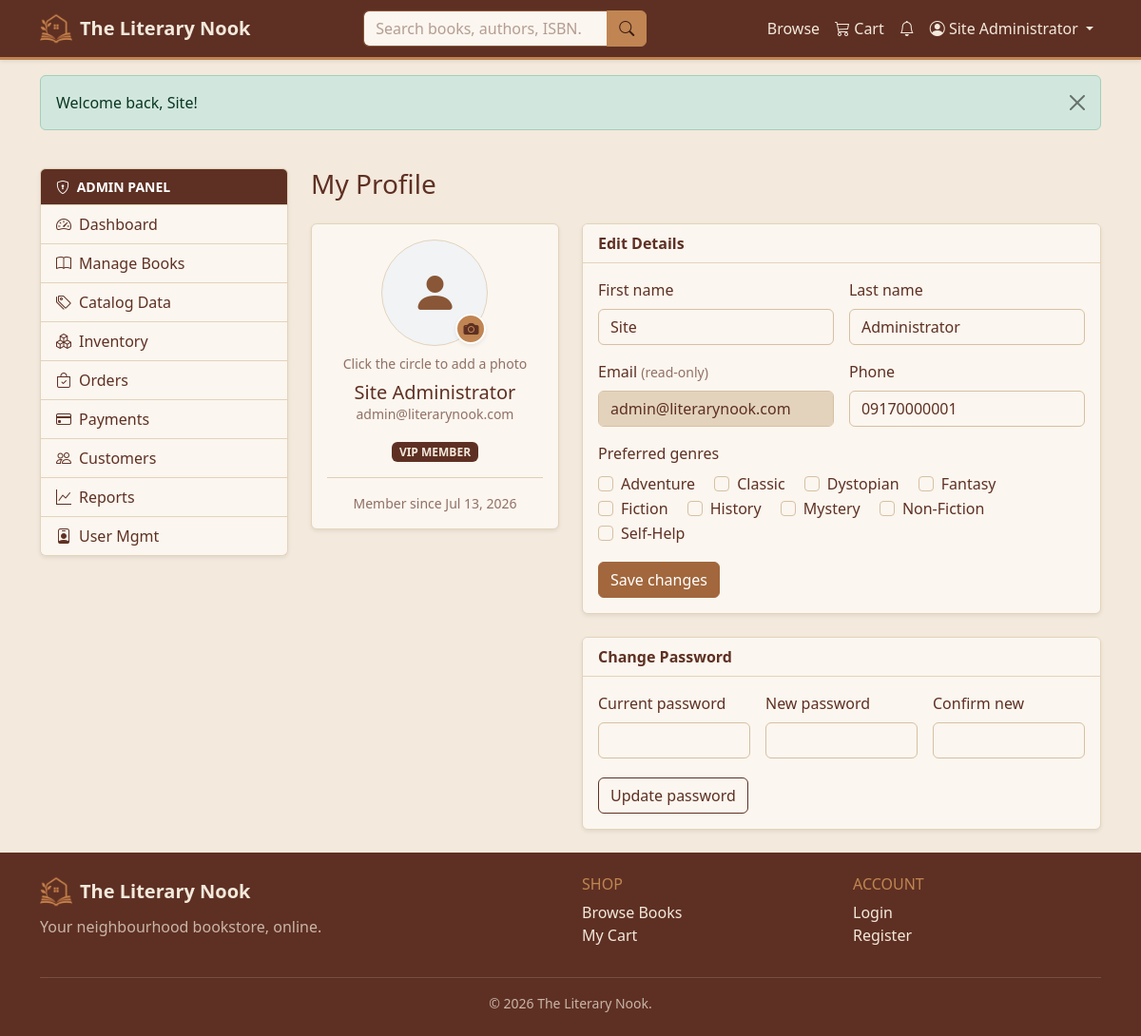
/customer/profile.php (signed in), run on the app's committed database.
### tables this page shows
CREATE TABLE users (
    user_id            INT UNSIGNED     NOT NULL AUTO_INCREMENT,
    first_name         VARCHAR(50)      NOT NULL,
    last_name          VARCHAR(50)      NOT NULL,
    email              VARCHAR(120)     NOT NULL,
    password_hash      VARCHAR(255)     NOT NULL,       
    phone              VARCHAR(20)      DEFAULT NULL,
    avatar             VARCHAR(255)     DEFAULT NULL,   
    role               ENUM('customer','admin') NOT NULL DEFAULT 'customer',
    membership_status  ENUM('regular','silver','gold','vip') NOT NULL DEFAULT 'regular',
    is_active          TINYINT(1)       NOT NULL DEFAULT 1,
    created_at         TIMESTAMP        NOT NULL DEFAULT CURRENT_TIMESTAMP,
    updated_at         TIMESTAMP        NOT NULL DEFAULT CURRENT_TIMESTAMP
                                        ON UPDATE CURRENT_TIMESTAMP,
    PRIMARY KEY (user_id),
    UNIQUE KEY uq_users_email (email),
    KEY idx_users_role (role)
);

CREATE TABLE genres (
    genre_id INT UNSIGNED NOT NULL AUTO_INCREMENT,
    name     VARCHAR(60)  NOT NULL,
    PRIMARY KEY (genre_id),
    UNIQUE KEY uq_genre_name (name)
);

### config/database.php (called while the page is built, shortened)
<?php
try {
    $conn = mysqli_connect(DB_HOST, DB_USER, DB_PASS, DB_NAME);
    mysqli_set_charset($conn, 'utf8mb4');
} catch (mysqli_sql_exception $e) {
    error_log('Database connection failed: ' . $e->getMessage());
    http_response_code(503);
    echo '<div style="font-family:system-ui,sans-serif;max-width:640px;margin:3rem auto;'
       . 'padding:1.5rem;border:1px solid #e3d3bc;border-radius:.75rem">'
       . '<h3 style="color:#a8412f;margin-top:0">Service temporarily unavailable</h3>'
       . '<p>The site cannot reach its database right now. Please try again shortly.</p>'
       . '</div>';
    exit;
}
function db_types(array $params): string
{
    $types = '';
    foreach ($params as $p) {
        if (is_int($p))        $types .= 'i';
        elseif (is_float($p))  $types .= 'd';
        else                   $types .= 's';
    }
    return $types;
}
function db_run(string $sql, array $params = [], string $types = '')
{
    global $conn;
    $stmt = mysqli_prepare($conn, $sql);
    if ($params) {
        if ($types === '') $types = db_types($params);
        mysqli_stmt_bind_param($stmt, $types, ...$params);
    }
    mysqli_stmt_execute($stmt);
    return $stmt;
}
function db_all(string $sql, array $params = [], string $types = ''): array
{
    $stmt = db_run($sql, $params, $types);
    $res  = mysqli_stmt_get_result($stmt);
    $rows = mysqli_fetch_all($res, MYSQLI_ASSOC);
    return $rows;
}
function db_one(string $sql, array $params = [], string $types = ''): ?array
{
    $stmt = db_run($sql, $params, $types);
    $res  = mysqli_stmt_get_result($stmt);
    $row  = mysqli_fetch_assoc($res);
    return $row ?: null;
}

### functions/functions.php (called while the page is built, shortened)
<?php
function e($value): string
{
    return htmlspecialchars((string) $value, ENT_QUOTES, 'UTF-8');
}
function avatar_url(?string $filename): ?string
{
    if (!$filename || !file_exists(UPLOAD_PATH . '/' . $filename)) {
        return null;
    }
    return UPLOAD_URL . rawurlencode($filename);
}
function nice_date($datetime): string
{
    return date('M d, Y', strtotime($datetime));
}

### customer/profile.php (the view, shortened to what this page needs)
<?php
$uid = (int) $_SESSION['user_id'];
$me = db_one('SELECT * FROM users WHERE user_id = ?', [$uid]);
$allGenres = db_all('SELECT genre_id, name FROM genres ORDER BY name');
$myGenreIds = array_column(
    db_all('SELECT genre_id FROM user_preferred_genres WHERE user_id = ?', [$uid]), 'genre_id');
$myGenreIds = array_map('intval', $myGenreIds);
include INCLUDES_PATH . '/header.php';
include INCLUDES_PATH . '/dash_open.php';
?>
<div class="row g-4">
  <div class="col-lg-4">
    <div class="card shadow-sm text-center">
      <div class="card-body">
        <?php $avatar = avatar_url($me['avatar']); ?>
        <form method="post" enctype="multipart/form-data" id="avatarForm">
          <label for="avatarInput" class="avatar-picker" role="button" tabindex="0"
                 title="<?= $avatar ? 'Change your profile picture' : 'Add a profile picture' ?>">
            <?php if ($avatar): ?>
              <img src="<?= e($avatar) ?>" alt="Profile picture of <?= e($me['first_name']) ?>"
                   class="rounded-circle border avatar-img">
            <?php else: ?>
              <span class="avatar-img avatar-empty rounded-circle border d-flex align-items-center justify-content-center">
                <i class="bi bi-person-fill text-secondary"></i>
              </span>
            <?php endif; ?>
            <span class="avatar-badge rounded-circle bg-warning text-dark shadow-sm
                         d-flex align-items-center justify-content-center">
              <i class="bi bi-camera-fill"></i>
            </span>
          </label>
        </form>
        <p class="text-muted small mt-2 mb-0">
          <?= $avatar ? 'Click your picture to change it' : 'Click the circle to add a photo' ?>
        </p>
        <h5 class="mt-2 mb-0"><?= e($me['first_name'] . ' ' . $me['last_name']) ?></h5>
        <p class="text-muted small"><?= e($me['email']) ?></p>
        <span class="badge text-bg-dark text-uppercase"><?= e($me['membership_status']) ?> member</span>
        <hr>
        <p class="small text-muted mb-0">Member since <?= nice_date($me['created_at']) ?></p>
      </div>
    </div>
  </div>
  <div class="col-lg-8">
    <div class="card shadow-sm mb-4">
      <div class="card-header bg-white fw-semibold">Edit Details</div>
      <div class="card-body">
        <form method="post" class="needs-validation" novalidate>
          <div class="row g-3">
            <div class="col-md-6">
              <label class="form-label">First name</label>
              <input type="text" name="first_name" class="form-control" value="<?= e($me['first_name']) ?>"
                     required maxlength="50" pattern="<?= e(RE_NAME) ?>">
            </div>
            <div class="col-md-6">
              <label class="form-label">Last name</label>
              <input type="text" name="last_name" class="form-control" value="<?= e($me['last_name']) ?>"
                     required maxlength="50" pattern="<?= e(RE_NAME) ?>">
            </div>
            <div class="col-md-6">
              <label class="form-label">Email <span class="text-muted small">(read-only)</span></label>
              <input type="email" class="form-control" value="<?= e($me['email']) ?>" disabled>
            </div>
            <div class="col-md-6">
              <label class="form-label">Phone</label>
              <input type="tel" name="phone" class="form-control" value="<?= e($me['phone']) ?>"
                     inputmode="numeric" pattern="<?= e(RE_PHONE) ?>" placeholder="09171234567">
            </div>
            <div class="col-12">
              <label class="form-label d-block">Preferred genres</label>
              <?php foreach ($allGenres as $g): ?>
                <div class="form-check form-check-inline">
                  <input class="form-check-input" type="checkbox" name="genres[]"
                         value="<?= (int) $g['genre_id'] ?>" id="g<?= (int) $g['genre_id'] ?>"
                         <?= in_array((int) $g['genre_id'], $myGenreIds, true) ? 'checked' : '' ?>>
                  <label class="form-check-label" for="g<?= (int) $g['genre_id'] ?>"><?= e($g['name']) ?></label>
                </div>
              <?php endforeach; ?>
            </div>
          </div>
          <button class="btn btn-warning mt-3">Save changes</button>
        </form>
      </div>
    </div>
    <div class="card shadow-sm">
      <div class="card-header bg-white fw-semibold">Change Password</div>
      <div class="card-body">
        <form method="post" class="needs-validation" novalidate>
          <div class="row g-3">
            <div class="col-md-4">
              <label class="form-label">Current password</label>
              <input type="password" name="current_password" class="form-control" required>
            </div>
            <div class="col-md-4">
              <label class="form-label">New password</label>
              <input type="password" name="new_password" id="new_password" class="form-control"
                     required minlength="8" pattern="<?= e(RE_PASSWORD) ?>" data-password>
            </div>
            <div class="col-md-4">
              <label class="form-label">Confirm new</label>
              <input type="password" name="confirm_password" class="form-control"
                     required minlength="8" data-match="#new_password">
            </div>
          </div>
          <button class="btn btn-outline-dark mt-3">Update password</button>
        </form>
      </div>
    </div>
  </div>
</div>
<?php
include INCLUDES_PATH . '/dash_close.php';
include INCLUDES_PATH . '/footer.php';

### assets/css/style.css (style rules this page uses)
:root { --ln-cream: #F3E9DC; --ln-caramel: #C08552; --ln-brownie: #5E3023; --ln-coffee: #895737; --ln-cream-100: #FBF6EF; --ln-cream-300: #E3D3BC; --ln-cream-400: #D6C0A3; --ln-caramel-600: #A2673C; --ln-caramel-700: #8F5A34; --ln-caramel-800: #7C4E2D; --ln-coffee-700: #6F452B; --ln-brownie-700: #4A2419; --ln-brownie-900: #3B1C14; --ln-caramel-soft: rgba(192, 133, 82, .14); --ln-brownie-muted: rgba(94, 48, 35, .68); --bs-primary: #A2673C; --bs-primary-rgb: 162, 103, 60; --bs-secondary: #895737; --bs-secondary-rgb: 137, 87, 55; --bs-info: #895737; --bs-info-rgb: 137, 87, 55; --bs-warning: #C08552; --bs-warning-rgb: 192, 133, 82; --bs-dark: #5E3023; --bs-dark-rgb: 94, 48, 35; --bs-light: #F3E9DC; --bs-light-rgb: 243, 233, 220; --bs-success: #4F6F52; --bs-success-rgb: 79, 111, 82; --bs-danger: #A8412F; --bs-danger-rgb: 168, 65, 47; --bs-body-bg: var(--ln-cream); --bs-body-color: var(--ln-brownie); --bs-body-color-rgb: 94, 48, 35; --bs-emphasis-color: var(--ln-brownie); --bs-heading-color: var(--ln-brownie); --bs-secondary-color: var(--ln-brownie-muted); --bs-tertiary-color: rgba(94, 48, 35, .5); --bs-secondary-bg: var(--ln-cream-300); --bs-secondary-bg-rgb: 227, 211, 188; --bs-tertiary-bg: var(--ln-cream); --bs-tertiary-bg-rgb: 243, 233, 220; --bs-border-color: var(--ln-cream-300); --bs-border-color-translucent: rgba(94, 48, 35, .16); --bs-code-color: var(--ln-coffee); --bs-link-color: var(--ln-coffee); --bs-link-color-rgb: 137, 87, 55; --bs-link-hover-color: var(--ln-brownie); --bs-link-hover-color-rgb: 94, 48, 35; --bs-focus-ring-color: rgba(192, 133, 82, .35); --bs-primary-bg-subtle: #F0E1D2; --bs-primary-border-subtle: var(--ln-cream-400); --bs-primary-text-emphasis: var(--ln-brownie); --bs-secondary-bg-subtle: #EFE2D4; --bs-secondary-border-subtle: var(--ln-cream-400); --bs-secondary-text-emphasis: var(--ln-coffee-700); --bs-info-bg-subtle: #EFE2D4; --bs-info-border-subtle: var(--ln-cream-400); --bs-info-text-emphasis: var(--ln-coffee-700); --bs-warning-bg-subtle: #F5E6D5; --bs-warning-border-subtle: var(--ln-cream-400); --bs-warning-text-emphasis: var(--ln-caramel-800); --bs-light-bg-subtle: var(--ln-cream-100); --bs-light-border-subtle: var(--ln-cream-300); --bs-dark-bg-subtle: var(--ln-cream-400); --bs-dark-border-subtle: var(--ln-coffee); --bs-dark-text-emphasis: var(--ln-brownie); }
body { font-family: 'Segoe UI', system-ui, -apple-system, sans-serif; background-color: var(--ln-cream); color: var(--ln-brownie); }
.bg-white { background-color: var(--ln-cream-100) !important; }
.text-bg-info, .text-bg-primary, .text-bg-secondary, .text-bg-dark { color: var(--ln-cream) !important; }
.btn-warning, .btn-primary { --bs-btn-color: #fff; --bs-btn-bg: var(--ln-caramel-600); --bs-btn-border-color: var(--ln-caramel-600); --bs-btn-hover-color: #fff; --bs-btn-hover-bg: var(--ln-caramel-700); --bs-btn-hover-border-color: var(--ln-caramel-700); --bs-btn-active-color: #fff; --bs-btn-active-bg: var(--ln-caramel-800); --bs-btn-active-border-color: var(--ln-caramel-800); --bs-btn-disabled-color: #fff; --bs-btn-disabled-bg: var(--ln-caramel); --bs-btn-disabled-border-color: var(--ln-caramel); }
.btn-outline-dark { --bs-btn-color: var(--ln-brownie); --bs-btn-border-color: var(--ln-brownie); --bs-btn-hover-color: var(--ln-cream); --bs-btn-hover-bg: var(--ln-brownie); --bs-btn-hover-border-color: var(--ln-brownie); --bs-btn-active-color: var(--ln-cream); --bs-btn-active-bg: var(--ln-brownie-700); --bs-btn-active-border-color: var(--ln-brownie-700); --bs-btn-disabled-color: var(--ln-brownie-muted); --bs-btn-disabled-border-color: var(--ln-cream-400); }
.card { --bs-card-bg: var(--ln-cream-100); --bs-card-border-color: var(--ln-cream-300); --bs-card-cap-bg: var(--ln-cream-100); --bs-card-color: var(--ln-brownie); }
.card-header { border-bottom-color: var(--ln-cream-300); color: var(--ln-brownie); }
.form-control, .form-select { background-color: var(--ln-cream-100); border-color: var(--ln-cream-400); color: var(--ln-brownie); }
.form-control::placeholder { color: rgba(94, 48, 35, .45); }
.form-control:disabled, .form-select:disabled { background-color: var(--ln-cream-300); }
.form-label { color: var(--ln-brownie); font-weight: 500; }
.form-check-input { background-color: var(--ln-cream-100); border-color: var(--ln-cream-400); }
hr { border-color: var(--ln-cream-400); opacity: .75; }

### data on the page
users: first_name+last_name "Site Administrator", email "admin@literarynook.com", membership_status "VIP", created_at "Jul 13, 2026", first_name "Site", last_name "Administrator", phone "09170000001"
genres: name "Adventure"
genres: name "Classic"
genres: name "Dystopian"
genres: name "Fantasy"
genres: name "Fiction"
genres: name "History"
genres: name "Mystery"
genres: name "Non-Fiction"
genres: name "Self-Help"

### other printed values
SITE_NAME "The Literary Nook"
$u['name'] "Site Administrator"
$f['message'] "Welcome back, Site!"
$label "Dashboard"
$label "Manage Books"
$label "Catalog Data"
$label "Inventory"
$label "Orders"
$label "Payments"
$label "Customers"
$label "Reports"
$label "User Mgmt"
$dash_title "My Profile"
SITE_TAGLINE "Your neighbourhood bookstore, online."
